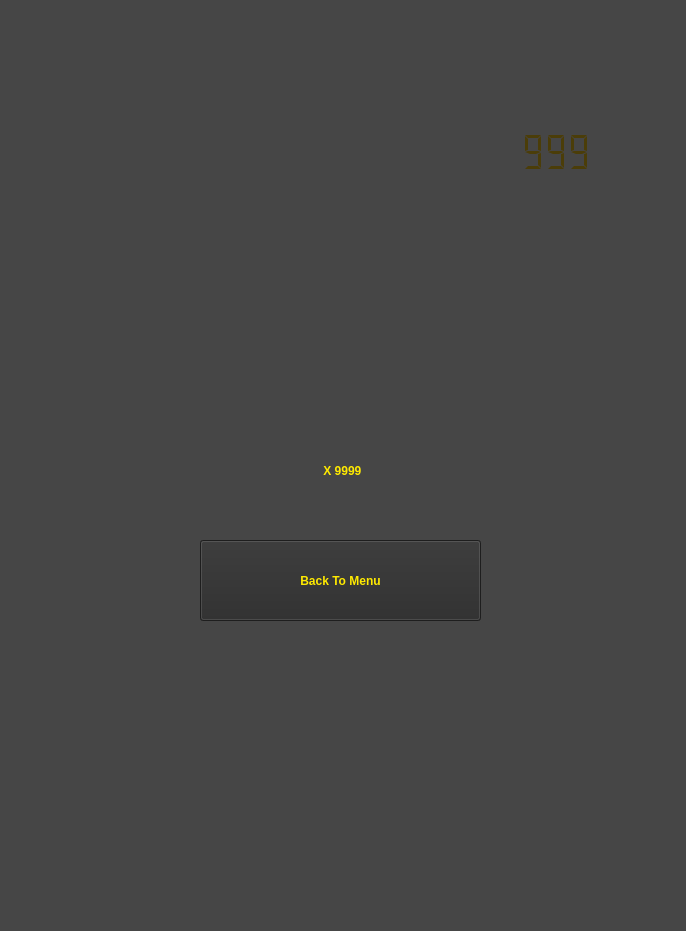
<?xml version="1.0" encoding="UTF-8"?>
<ui version="4.0">
 <class>game</class>
 <widget class="QWidget" name="game">
  <property name="geometry">
   <rect>
    <x>0</x>
    <y>0</y>
    <width>686</width>
    <height>931</height>
   </rect>
  </property>
  <property name="windowTitle">
   <string>Form</string>
  </property>
  <property name="styleSheet">
   <string notr="true">QLabel {
	border-radius: 10px;

}</string>
  </property>
  <widget class="QLabel" name="label">
   <property name="geometry">
    <rect>
     <x>0</x>
     <y>0</y>
     <width>686</width>
     <height>931</height>
    </rect>
   </property>
   <property name="text">
    <string/>
   </property>
   <property name="pixmap">
    <pixmap resource="pic.qrc">:/gameui/pic/UI-01.png</pixmap>
   </property>
  </widget>
  <widget class="GpView" name="graphicsView">
   <property name="geometry">
    <rect>
     <x>0</x>
     <y>0</y>
     <width>686</width>
     <height>931</height>
    </rect>
   </property>
   <property name="styleSheet">
    <string notr="true">background: transparent</string>
   </property>
   <property name="backgroundBrush">
    <brush brushstyle="NoBrush">
     <color alpha="255">
      <red>0</red>
      <green>0</green>
      <blue>0</blue>
     </color>
    </brush>
   </property>
   <property name="foregroundBrush">
    <brush brushstyle="NoBrush">
     <color alpha="255">
      <red>0</red>
      <green>0</green>
      <blue>0</blue>
     </color>
    </brush>
   </property>
  </widget>
  <widget class="QLCDNumber" name="lcdNumber">
   <property name="geometry">
    <rect>
     <x>518</x>
     <y>122</y>
     <width>80</width>
     <height>61</height>
    </rect>
   </property>
   <property name="palette">
    <palette>
     <active>
      <colorrole role="WindowText">
       <brush brushstyle="SolidPattern">
        <color alpha="255">
         <red>255</red>
         <green>206</green>
         <blue>26</blue>
        </color>
       </brush>
      </colorrole>
     </active>
     <inactive>
      <colorrole role="WindowText">
       <brush brushstyle="SolidPattern">
        <color alpha="255">
         <red>255</red>
         <green>206</green>
         <blue>26</blue>
        </color>
       </brush>
      </colorrole>
     </inactive>
     <disabled>
      <colorrole role="WindowText">
       <brush brushstyle="SolidPattern">
        <color alpha="255">
         <red>190</red>
         <green>190</green>
         <blue>190</blue>
        </color>
       </brush>
      </colorrole>
     </disabled>
    </palette>
   </property>
   <property name="lineWidth">
    <number>0</number>
   </property>
   <property name="smallDecimalPoint">
    <bool>true</bool>
   </property>
   <property name="digitCount">
    <number>3</number>
   </property>
   <property name="mode">
    <enum>QLCDNumber::Dec</enum>
   </property>
   <property name="segmentStyle">
    <enum>QLCDNumber::Flat</enum>
   </property>
   <property name="intValue" stdset="0">
    <number>999</number>
   </property>
  </widget>
  <widget class="QWidget" name="widget" native="true">
   <property name="geometry">
    <rect>
     <x>0</x>
     <y>0</y>
     <width>691</width>
     <height>931</height>
    </rect>
   </property>
   <property name="styleSheet">
    <string notr="true">QWidget {
background-color:rgba(0,0,0,180);
}
QPushButton {
background-color:rgb(42, 42, 42);
color:rgb(255, 234, 0);
	font: 63 26pt &quot;URW Gothic L&quot;;
	font-weight:bold;
}
QPushButton:Hover {
color:rgb(255, 234, 0);
background-color:rgb(120, 120, 120);
}
QLabel {
background-color:rgba(0,0,0,0);
}</string>
   </property>
   <widget class="QPushButton" name="pushButton">
    <property name="geometry">
     <rect>
      <x>200</x>
      <y>540</y>
      <width>281</width>
      <height>81</height>
     </rect>
    </property>
    <property name="styleSheet">
     <string notr="true"/>
    </property>
    <property name="text">
     <string>Back To Menu</string>
    </property>
   </widget>
   <widget class="QLabel" name="label_2">
    <property name="geometry">
     <rect>
      <x>40</x>
      <y>180</y>
      <width>611</width>
      <height>141</height>
     </rect>
    </property>
    <property name="text">
     <string/>
    </property>
    <property name="alignment">
     <set>Qt::AlignCenter</set>
    </property>
   </widget>
   <widget class="QLabel" name="labelStoneNumber">
    <property name="geometry">
     <rect>
      <x>320</x>
      <y>440</y>
      <width>131</width>
      <height>61</height>
     </rect>
    </property>
    <property name="styleSheet">
     <string notr="true">
color:rgb(255, 234, 0);
	font: 63 26pt &quot;URW Gothic L&quot;;
	font-weight:bold;</string>
    </property>
    <property name="text">
     <string> X 9999</string>
    </property>
    <property name="alignment">
     <set>Qt::AlignLeading|Qt::AlignLeft|Qt::AlignVCenter</set>
    </property>
   </widget>
   <widget class="QLabel" name="label_Stone">
    <property name="geometry">
     <rect>
      <x>270</x>
      <y>450</y>
      <width>41</width>
      <height>41</height>
     </rect>
    </property>
    <property name="text">
     <string/>
    </property>
    <property name="pixmap">
     <pixmap resource="pic.qrc">:/gameui/pic/stone.png</pixmap>
    </property>
    <property name="scaledContents">
     <bool>true</bool>
    </property>
   </widget>
  </widget>
 </widget>
 <customwidgets>
  <customwidget>
   <class>GpView</class>
   <extends>QGraphicsView</extends>
   <header location="global">gpview.h</header>
  </customwidget>
 </customwidgets>
 <resources>
  <include location="pic.qrc"/>
 </resources>
 <connections/>
</ui>
